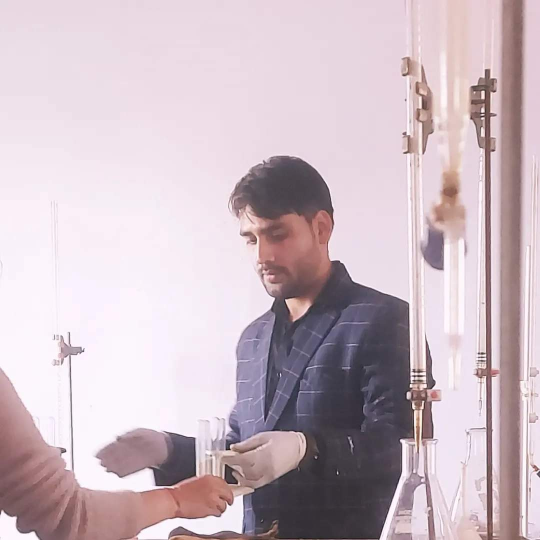
#> input picture image/lab_pic.jpeg, 1080 x 1080 px, found by its file name (shown at 1/2 size)
$ python crop_real_lab_pic.py
#> lines starting #> are read from the running program, lines starting #| are printed output that depends on the picture
import os
from PIL import Image, ImageEnhance, ImageFilter

def process_real_lab_photo():
    input_path = r"d:\Work\Teacher_Website\image\lab_pic.jpeg"
    output_path1 = r"d:\Work\Teacher_Website\public\images\ajay-lab-practical.jpg"
    output_path2 = r"d:\Work\Teacher_Website\public\images\chemistry-lab-hero.jpg"
    output_path3 = r"d:\Work\Teacher_Website\public\images\teaching-team.jpg"

    img = Image.open(input_path)
#> img is the input picture: PIL image 1080x1080 RGB; mean R, G, B 202.4, 185.7, 193.7
    w, h = img.size # 1080 x 1080
#> w = 1080; h = 1080

    # Ajay Sir is centered nicely between x: 260 and 800, y: 220 and 900.
    # The hand on the bottom left ends at x: 300, y: 880..1080.
    # If we crop from x=270, y=100 to x=1080, y=980:
    crop_box = (270, 100, 1080, 980)
    cropped = img.crop(crop_box)
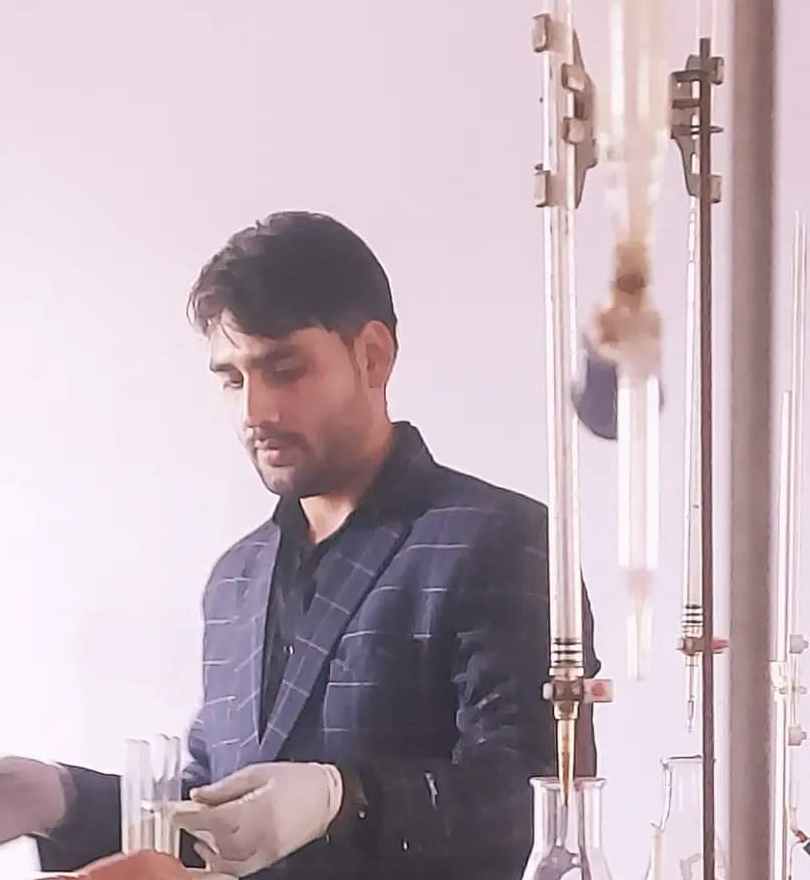
#> cropped: PIL image 810x880 RGB; mean R, G, B 193.5, 176.9, 185.4

    # Mild natural clarity enhancement
    enhancer_contrast = ImageEnhance.Contrast(cropped)
    enhanced = enhancer_contrast.enhance(1.12)

    enhancer_color = ImageEnhance.Color(enhanced)
    final_img = enhancer_color.enhance(1.08)

    # Save the 100% genuine real photo
    final_img.save(output_path1, quality=98, optimize=True)
    final_img.save(output_path2, quality=98, optimize=True)
    final_img.save(output_path3, quality=98, optimize=True)

    print("SUCCESS: 100% authentic real photo, cleanly framed without external hands!")

if __name__ == "__main__":
    process_real_lab_photo()

$ run again, with image/WhatsApp Image 2026-08-17 at 10.37.15 PM.jpeg copied over image/lab_pic.jpeg
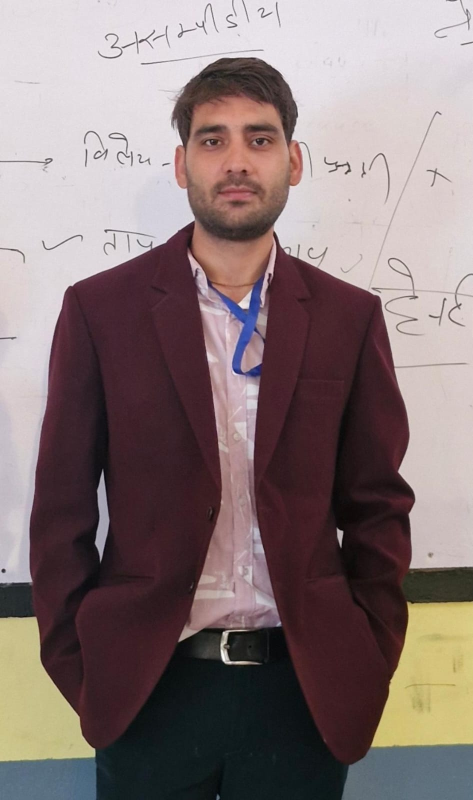
#> input picture image/WhatsApp Image 2026-08-17 at 10.37.15 PM.jpeg, 946 x 1600 px, found by its file name (shown at 1/2 size)
#> in process_real_lab_photo, img is the input picture: PIL image 946x1600 RGB; mean R, G, B 133.4, 117.7, 117.8
#> in process_real_lab_photo, `cropped = img.crop(crop_box)`:
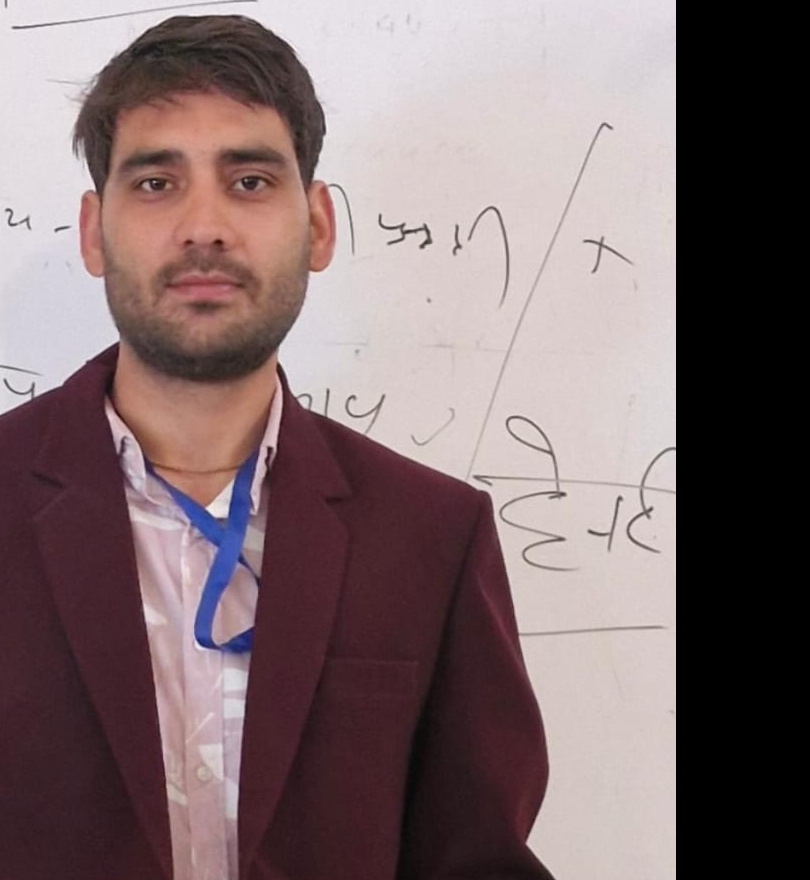
#> cropped: PIL image 810x880 RGB; mean R, G, B 127.4, 109.1, 110.9

$ run again, with image/ajay_pic.jpeg copied over image/lab_pic.jpeg
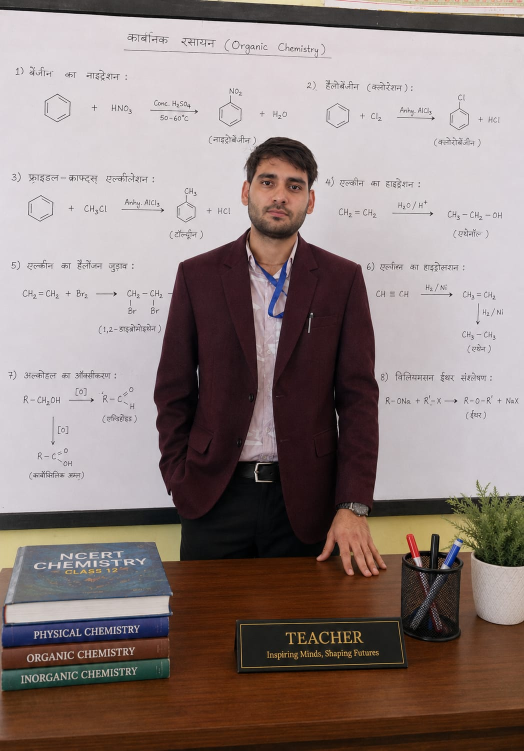
#> input picture image/ajay_pic.jpeg, 1048 x 1501 px, found by its file name (shown at 1/2 size)
#> in process_real_lab_photo, img is the input picture: PIL image 1048x1501 RGB; mean R, G, B 143.6, 129.3, 126.4
#> in process_real_lab_photo, `cropped = img.crop(crop_box)`:
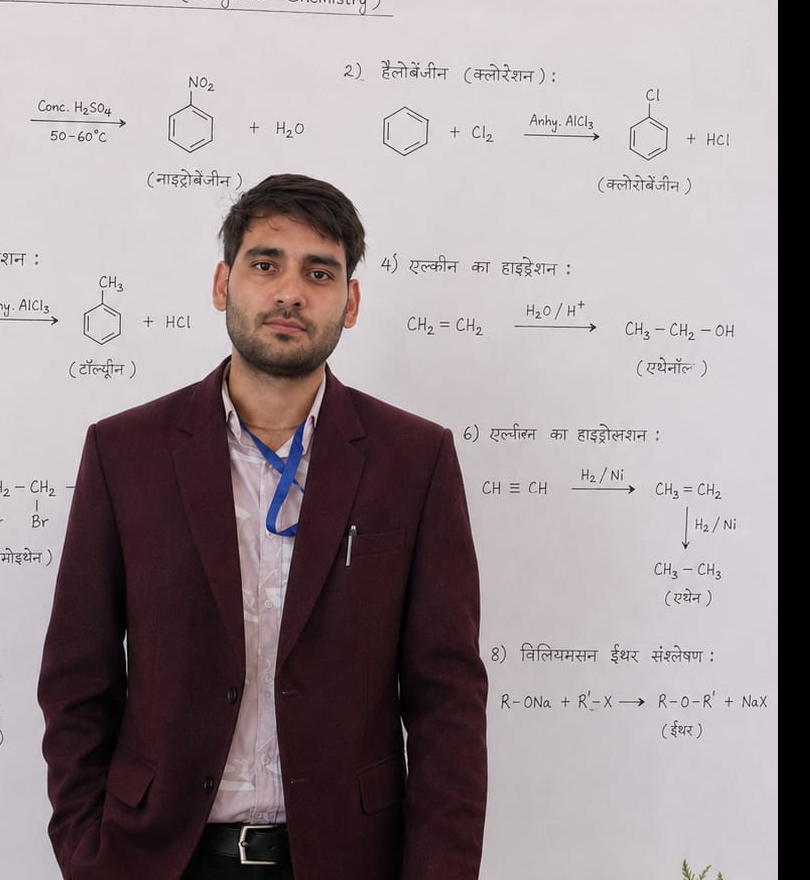
#> cropped: PIL image 810x880 RGB; mean R, G, B 154.8, 143.3, 146.7
